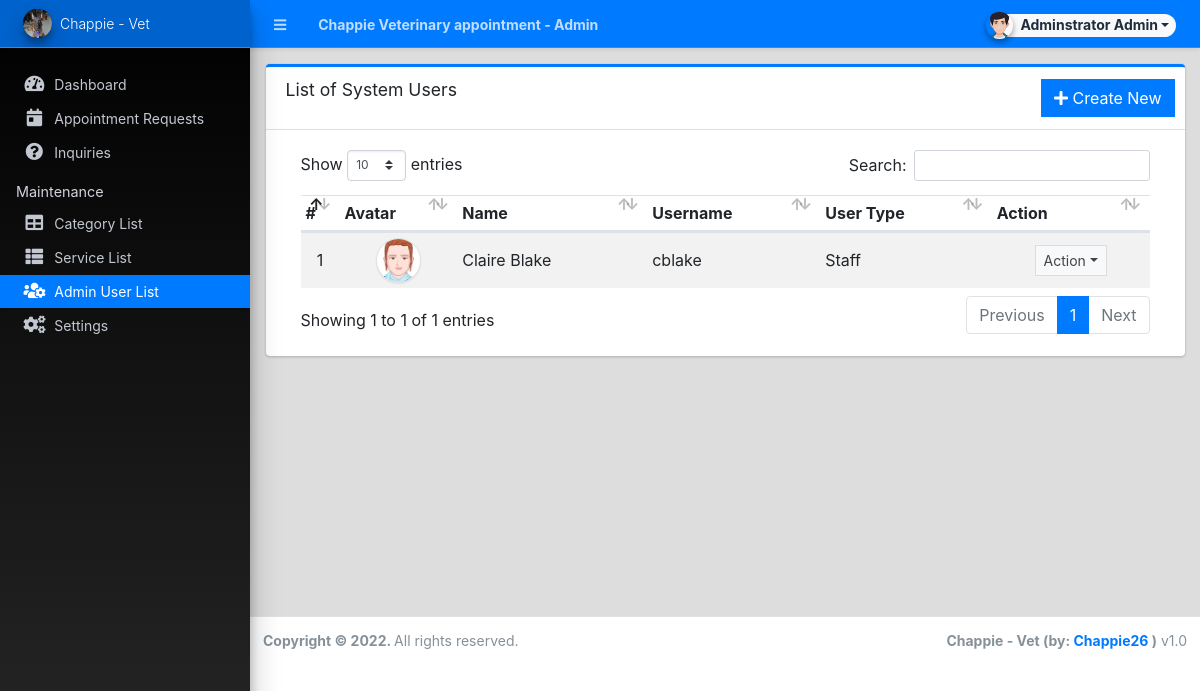
Page /admin/?page=user/list (signed in) on the committed database.
### tables this page shows
CREATE TABLE `users` (
  `id` int(50) NOT NULL,
  `firstname` varchar(250) NOT NULL,
  `middlename` text DEFAULT NULL,
  `lastname` varchar(250) NOT NULL,
  `username` text NOT NULL,
  `password` text NOT NULL,
  `avatar` text DEFAULT NULL,
  `last_login` datetime DEFAULT NULL,
  `type` tinyint(1) NOT NULL DEFAULT 0,
  `status` int(1) NOT NULL DEFAULT 1 COMMENT '0=not verified, 1 = verified',
  `date_added` datetime NOT NULL DEFAULT current_timestamp(),
  `date_updated` datetime DEFAULT NULL ON UPDATE current_timestamp()
);

### config.php (called while the page is built, shortened)
<?php
function validate_image($file){
	if(!empty($file)){
        $ex = explode('?',$file);
        $file = $ex[0];
        $param =  isset($ex[1]) ? '?'.$ex[1]  : '';
		if(is_file(base_app.$file)){
			return base_url.$file.$param;
		}else{
			return base_url.'dist/img/no-image-available.png';
		}
	}else{
		return base_url.'dist/img/no-image-available.png';
	}
}
?>

### admin/user/list.php (the view, shortened to what this page needs)
<div class="card card-outline card-primary">
	<div class="card-header">
		<h3 class="card-title">List of System Users</h3>
		<div class="card-tools">
			<a href="?page=user/manage_user" class="btn btn-flat btn-primary"><span class="fas fa-plus"></span>  Create New</a>
		</div>
	</div>
	<div class="card-body">
		<div class="container-fluid">
        <div class="container-fluid">
			<table class="table table-hover table-striped">
				<!-- <colgroup>
					<col width="5%">
					<col width="10%">
					<col width="20%">
					<col width="20%">
					<col width="15%">
					<col width="15%">
					<col width="10%">
				</colgroup> -->
				<thead>
					<tr>
						<th>#</th>
						<th>Avatar</th>
						<th>Name</th>
						<th>Username</th>
						<th>User Type</th>
						<th>Action</th>
					</tr>
				</thead>
				<tbody>
					<?php
						$i = 1;
						$qry = $conn->query("SELECT *,concat(firstname,' ',lastname) as name from `users` where id != '1' order by concat(firstname,' ',lastname) asc ");
						while($row = $qry->fetch_assoc()):
					?>
						<tr>
							<td class="text-center"><?php echo $i++; ?></td>
							<td class="text-center"><img src="<?php echo validate_image($row['avatar']) ?>" class="img-avatar img-thumbnail p-0 border-2" alt="user_avatar"></td>
							<td><?php echo ucwords($row['name']) ?></td>
							<td ><p class="m-0 truncate-1"><?php echo $row['username'] ?></p></td>
							<td ><p class="m-0"><?php echo ($row['type'] == 1 )? "Adminstrator" : "Staff" ?></p></td>
							<td align="center">
								 <button type="button" class="btn btn-flat btn-default btn-sm dropdown-toggle dropdown-icon" data-toggle="dropdown">
				                  		Action
				                  </button>
							</td>
						</tr>
					<?php endwhile; ?>
				</tbody>
			</table>
		</div>
		</div>
	</div>
</div>

### admin/user/list.php (style rules this page uses)
.img-avatar { width:45px; height:45px; object-fit:cover; object-position:center center; border-radius:100%; }

### rows in the picture
users: avatar (picture), name "Claire Blake", username "cblake", type "Staff"

### other values in the picture
$_settings->info('name') "Chappie Veterinary appointment"
$_settings->userdata('firstname').' '.$_settings->userdata('lastname') "Adminstrator Admin"
$_settings->info('short_name') "Chappie - Vet"
